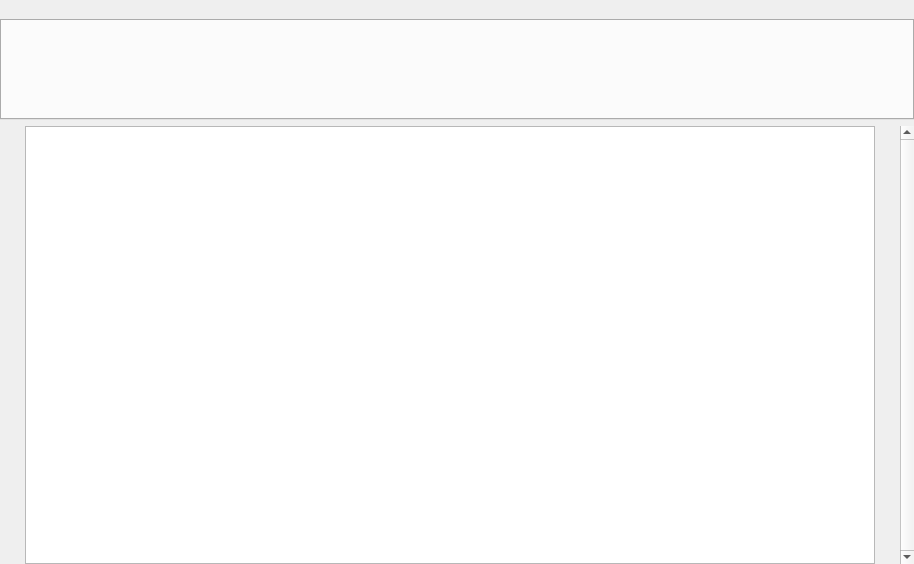
<?xml version="1.0" encoding="UTF-8"?>
<ui version="4.0">
 <class>MainWindow</class>
 <widget class="QMainWindow" name="MainWindow">
  <property name="geometry">
   <rect>
    <x>0</x>
    <y>0</y>
    <width>914</width>
    <height>564</height>
   </rect>
  </property>
  <property name="windowTitle">
   <string>MainWindow</string>
  </property>
  <widget class="QWidget" name="centralwidget">
   <layout class="QVBoxLayout" name="verticalLayout_2">
    <property name="spacing">
     <number>0</number>
    </property>
    <property name="leftMargin">
     <number>0</number>
    </property>
    <property name="topMargin">
     <number>0</number>
    </property>
    <property name="rightMargin">
     <number>0</number>
    </property>
    <property name="bottomMargin">
     <number>0</number>
    </property>
    <item>
     <widget class="QStackedWidget" name="stackedWidget">
      <property name="sizePolicy">
       <sizepolicy hsizetype="Ignored" vsizetype="Ignored">
        <horstretch>0</horstretch>
        <verstretch>0</verstretch>
       </sizepolicy>
      </property>
      <property name="currentIndex">
       <number>1</number>
      </property>
      <widget class="QWidget" name="welcomePage">
       <widget class="QWidget" name="gridLayoutWidget">
        <property name="geometry">
         <rect>
          <x>30</x>
          <y>20</y>
          <width>256</width>
          <height>68</height>
         </rect>
        </property>
        <layout class="QGridLayout" name="logoLayout">
         <item row="0" column="0">
          <widget class="QLabel" name="logoLabelPic">
           <property name="sizePolicy">
            <sizepolicy hsizetype="Preferred" vsizetype="Preferred">
             <horstretch>0</horstretch>
             <verstretch>0</verstretch>
            </sizepolicy>
           </property>
           <property name="minimumSize">
            <size>
             <width>40</width>
             <height>40</height>
            </size>
           </property>
           <property name="maximumSize">
            <size>
             <width>40</width>
             <height>40</height>
            </size>
           </property>
           <property name="text">
            <string/>
           </property>
           <property name="pixmap">
            <pixmap>resources/logo_temp.png</pixmap>
           </property>
           <property name="scaledContents">
            <bool>true</bool>
           </property>
           <property name="alignment">
            <set>Qt::AlignRight|Qt::AlignTrailing|Qt::AlignVCenter</set>
           </property>
          </widget>
         </item>
         <item row="0" column="2">
          <layout class="QVBoxLayout" name="logoTextLayout">
           <property name="spacing">
            <number>0</number>
           </property>
           <item>
            <widget class="QLabel" name="logoLabelText">
             <property name="enabled">
              <bool>true</bool>
             </property>
             <property name="sizePolicy">
              <sizepolicy hsizetype="Minimum" vsizetype="Maximum">
               <horstretch>0</horstretch>
               <verstretch>0</verstretch>
              </sizepolicy>
             </property>
             <property name="font">
              <font>
               <pointsize>27</pointsize>
              </font>
             </property>
             <property name="lineWidth">
              <number>1</number>
             </property>
             <property name="text">
              <string>NoteBlock</string>
             </property>
             <property name="alignment">
              <set>Qt::AlignBottom|Qt::AlignLeading|Qt::AlignLeft</set>
             </property>
            </widget>
           </item>
           <item>
            <spacer name="verticalSpacer">
             <property name="orientation">
              <enum>Qt::Vertical</enum>
             </property>
             <property name="sizeType">
              <enum>QSizePolicy::Fixed</enum>
             </property>
             <property name="sizeHint" stdset="0">
              <size>
               <width>60</width>
               <height>4</height>
              </size>
             </property>
            </spacer>
           </item>
          </layout>
         </item>
        </layout>
       </widget>
       <widget class="QFrame" name="templateFrame">
        <property name="geometry">
         <rect>
          <x>30</x>
          <y>120</y>
          <width>517</width>
          <height>111</height>
         </rect>
        </property>
        <property name="mouseTracking">
         <bool>true</bool>
        </property>
        <property name="styleSheet">
         <string notr="true">background-color: rgb(255, 255, 255);</string>
        </property>
        <property name="frameShape">
         <enum>QFrame::StyledPanel</enum>
        </property>
        <property name="frameShadow">
         <enum>QFrame::Raised</enum>
        </property>
        <widget class="QWidget" name="horizontalLayoutWidget">
         <property name="geometry">
          <rect>
           <x>10</x>
           <y>10</y>
           <width>351</width>
           <height>91</height>
          </rect>
         </property>
         <layout class="QHBoxLayout" name="templateLayout">
          <property name="spacing">
           <number>8</number>
          </property>
          <property name="leftMargin">
           <number>1</number>
          </property>
          <property name="rightMargin">
           <number>1</number>
          </property>
          <item>
           <widget class="QPushButton" name="templateOne">
            <property name="sizePolicy">
             <sizepolicy hsizetype="Minimum" vsizetype="MinimumExpanding">
              <horstretch>0</horstretch>
              <verstretch>0</verstretch>
             </sizepolicy>
            </property>
            <property name="styleSheet">
             <string notr="true"/>
            </property>
            <property name="text">
             <string>something</string>
            </property>
            <property name="flat">
             <bool>false</bool>
            </property>
           </widget>
          </item>
          <item>
           <widget class="QPushButton" name="templateTwo">
            <property name="sizePolicy">
             <sizepolicy hsizetype="Minimum" vsizetype="MinimumExpanding">
              <horstretch>0</horstretch>
              <verstretch>0</verstretch>
             </sizepolicy>
            </property>
            <property name="text">
             <string>something else</string>
            </property>
            <property name="flat">
             <bool>false</bool>
            </property>
           </widget>
          </item>
          <item>
           <widget class="QPushButton" name="templateThree">
            <property name="sizePolicy">
             <sizepolicy hsizetype="Minimum" vsizetype="MinimumExpanding">
              <horstretch>0</horstretch>
              <verstretch>0</verstretch>
             </sizepolicy>
            </property>
            <property name="text">
             <string>option three</string>
            </property>
            <property name="flat">
             <bool>false</bool>
            </property>
           </widget>
          </item>
         </layout>
        </widget>
        <widget class="QPushButton" name="templateNone">
         <property name="geometry">
          <rect>
           <x>390</x>
           <y>10</y>
           <width>112</width>
           <height>89</height>
          </rect>
         </property>
         <property name="sizePolicy">
          <sizepolicy hsizetype="Minimum" vsizetype="MinimumExpanding">
           <horstretch>0</horstretch>
           <verstretch>0</verstretch>
          </sizepolicy>
         </property>
         <property name="font">
          <font>
           <pointsize>9</pointsize>
          </font>
         </property>
         <property name="styleSheet">
          <string notr="true"/>
         </property>
         <property name="text">
          <string>blank doc</string>
         </property>
         <property name="flat">
          <bool>false</bool>
         </property>
        </widget>
        <widget class="Line" name="dividerLine">
         <property name="geometry">
          <rect>
           <x>360</x>
           <y>10</y>
           <width>31</width>
           <height>91</height>
          </rect>
         </property>
         <property name="orientation">
          <enum>Qt::Vertical</enum>
         </property>
        </widget>
       </widget>
       <widget class="QLabel" name="label">
        <property name="geometry">
         <rect>
          <x>30</x>
          <y>95</y>
          <width>108</width>
          <height>22</height>
         </rect>
        </property>
        <property name="font">
         <font>
          <pointsize>12</pointsize>
         </font>
        </property>
        <property name="text">
         <string>New Document</string>
        </property>
       </widget>
       <widget class="QLabel" name="label_2">
        <property name="geometry">
         <rect>
          <x>30</x>
          <y>240</y>
          <width>141</width>
          <height>22</height>
         </rect>
        </property>
        <property name="font">
         <font>
          <pointsize>12</pointsize>
         </font>
        </property>
        <property name="text">
         <string>Recent Documents</string>
        </property>
       </widget>
       <widget class="QFrame" name="recentFrame">
        <property name="geometry">
         <rect>
          <x>30</x>
          <y>270</y>
          <width>521</width>
          <height>241</height>
         </rect>
        </property>
        <property name="styleSheet">
         <string notr="true">background-color: rgb(255, 255, 255);</string>
        </property>
        <property name="frameShape">
         <enum>QFrame::StyledPanel</enum>
        </property>
        <property name="frameShadow">
         <enum>QFrame::Raised</enum>
        </property>
        <widget class="QLabel" name="placeholderLabel">
         <property name="geometry">
          <rect>
           <x>10</x>
           <y>10</y>
           <width>331</width>
           <height>31</height>
          </rect>
         </property>
         <property name="text">
          <string>placeholder; icon | name, path, last opened</string>
         </property>
        </widget>
       </widget>
      </widget>
      <widget class="QWidget" name="documentPage">
       <layout class="QHBoxLayout" name="horizontalLayout">
        <property name="spacing">
         <number>0</number>
        </property>
        <property name="leftMargin">
         <number>0</number>
        </property>
        <property name="topMargin">
         <number>0</number>
        </property>
        <property name="rightMargin">
         <number>0</number>
        </property>
        <property name="bottomMargin">
         <number>0</number>
        </property>
        <item>
         <spacer name="horizontalSpacer_2">
          <property name="orientation">
           <enum>Qt::Horizontal</enum>
          </property>
          <property name="sizeHint" stdset="0">
           <size>
            <width>40</width>
            <height>20</height>
           </size>
          </property>
         </spacer>
        </item>
        <item>
         <widget class="BlockTextEdit" name="textEdit">
          <property name="sizePolicy">
           <sizepolicy hsizetype="Fixed" vsizetype="Expanding">
            <horstretch>0</horstretch>
            <verstretch>0</verstretch>
           </sizepolicy>
          </property>
          <property name="minimumSize">
           <size>
            <width>850</width>
            <height>0</height>
           </size>
          </property>
          <property name="maximumSize">
           <size>
            <width>850</width>
            <height>16777215</height>
           </size>
          </property>
          <property name="styleSheet">
           <string notr="true">border-color: rgb(204, 204, 204);</string>
          </property>
          <property name="verticalScrollBarPolicy">
           <enum>Qt::ScrollBarAlwaysOff</enum>
          </property>
          <property name="horizontalScrollBarPolicy">
           <enum>Qt::ScrollBarAsNeeded</enum>
          </property>
          <property name="sizeAdjustPolicy">
           <enum>QAbstractScrollArea::AdjustToContents</enum>
          </property>
         </widget>
        </item>
        <item>
         <spacer name="horizontalSpacer">
          <property name="orientation">
           <enum>Qt::Horizontal</enum>
          </property>
          <property name="sizeHint" stdset="0">
           <size>
            <width>40</width>
            <height>20</height>
           </size>
          </property>
         </spacer>
        </item>
        <item>
         <widget class="QScrollBar" name="textVerticalScrollBar">
          <property name="maximum">
           <number>0</number>
          </property>
          <property name="orientation">
           <enum>Qt::Vertical</enum>
          </property>
         </widget>
        </item>
       </layout>
      </widget>
     </widget>
    </item>
   </layout>
  </widget>
  <widget class="QMenuBar" name="menubar">
   <property name="geometry">
    <rect>
     <x>0</x>
     <y>0</y>
     <width>914</width>
     <height>21</height>
    </rect>
   </property>
  </widget>
  <widget class="QDockWidget" name="ribbonDockWidget">
   <property name="sizePolicy">
    <sizepolicy hsizetype="Preferred" vsizetype="Fixed">
     <horstretch>0</horstretch>
     <verstretch>0</verstretch>
    </sizepolicy>
   </property>
   <property name="minimumSize">
    <size>
     <width>135</width>
     <height>120</height>
    </size>
   </property>
   <property name="maximumSize">
    <size>
     <width>524287</width>
     <height>120</height>
    </size>
   </property>
   <property name="features">
    <set>QDockWidget::NoDockWidgetFeatures</set>
   </property>
   <property name="allowedAreas">
    <set>Qt::TopDockWidgetArea</set>
   </property>
   <attribute name="dockWidgetArea">
    <number>4</number>
   </attribute>
   <widget class="QWidget" name="ribbonDockWidgetContents">
    <property name="sizePolicy">
     <sizepolicy hsizetype="Preferred" vsizetype="Minimum">
      <horstretch>0</horstretch>
      <verstretch>0</verstretch>
     </sizepolicy>
    </property>
    <layout class="QGridLayout" name="gridLayout_3">
     <property name="leftMargin">
      <number>0</number>
     </property>
     <property name="topMargin">
      <number>0</number>
     </property>
     <property name="rightMargin">
      <number>0</number>
     </property>
     <property name="bottomMargin">
      <number>0</number>
     </property>
     <property name="spacing">
      <number>0</number>
     </property>
     <item row="0" column="0">
      <widget class="Ribbon" name="ribbonTabWidget">
       <property name="sizePolicy">
        <sizepolicy hsizetype="Expanding" vsizetype="Minimum">
         <horstretch>0</horstretch>
         <verstretch>0</verstretch>
        </sizepolicy>
       </property>
      </widget>
     </item>
    </layout>
   </widget>
  </widget>
 </widget>
 <customwidgets>
  <customwidget>
   <class>Ribbon</class>
   <extends>QTabWidget</extends>
   <header>ribbon.h</header>
   <container>1</container>
  </customwidget>
  <customwidget>
   <class>BlockTextEdit</class>
   <extends>QTextEdit</extends>
   <header>blocktextedit.h</header>
  </customwidget>
 </customwidgets>
 <resources/>
 <connections/>
</ui>
